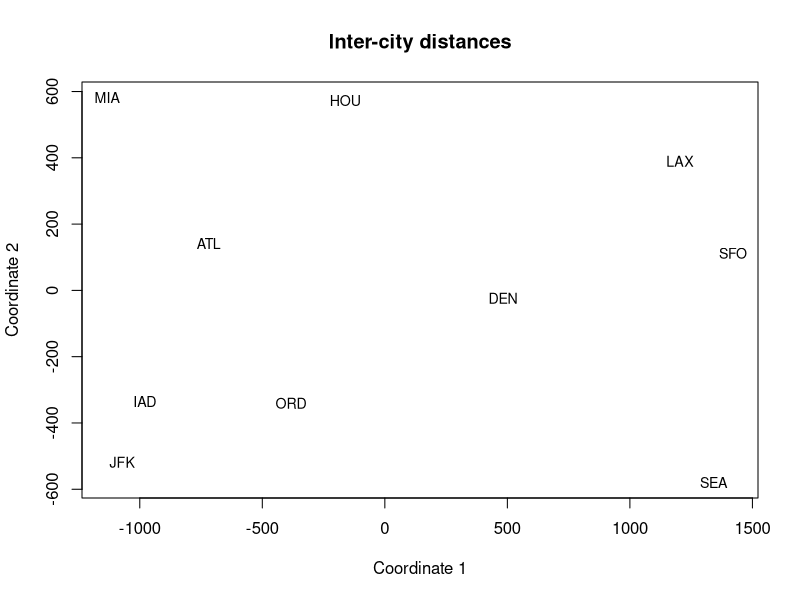
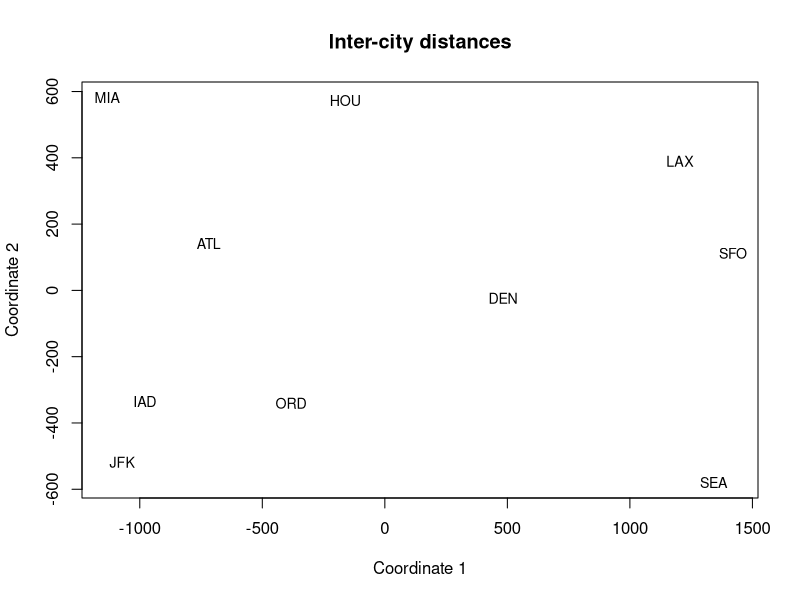
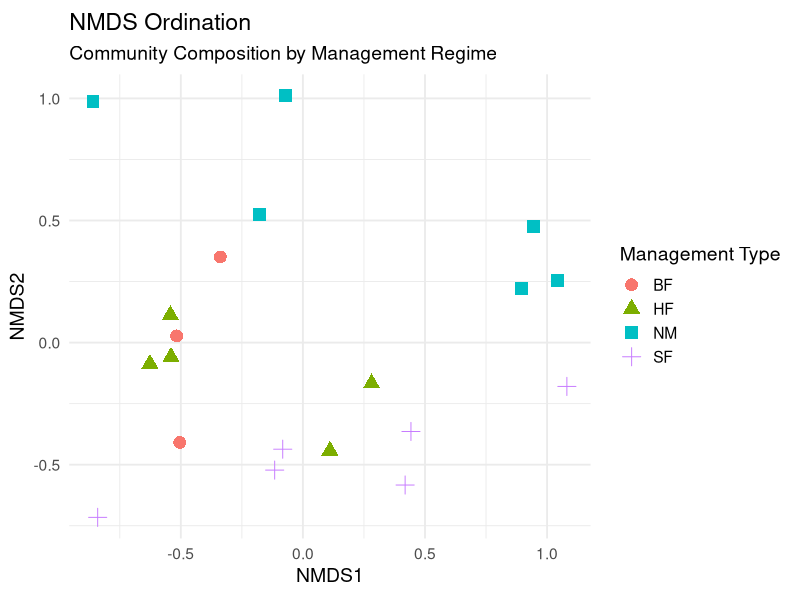
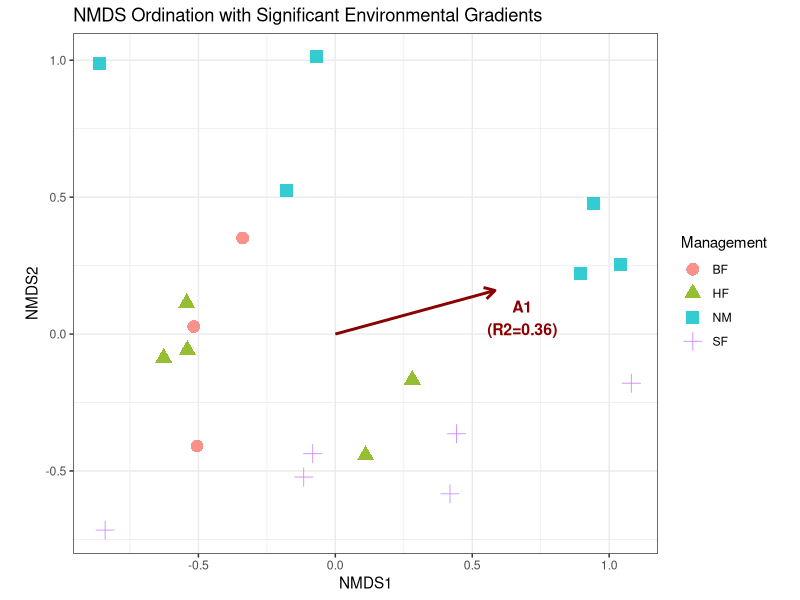
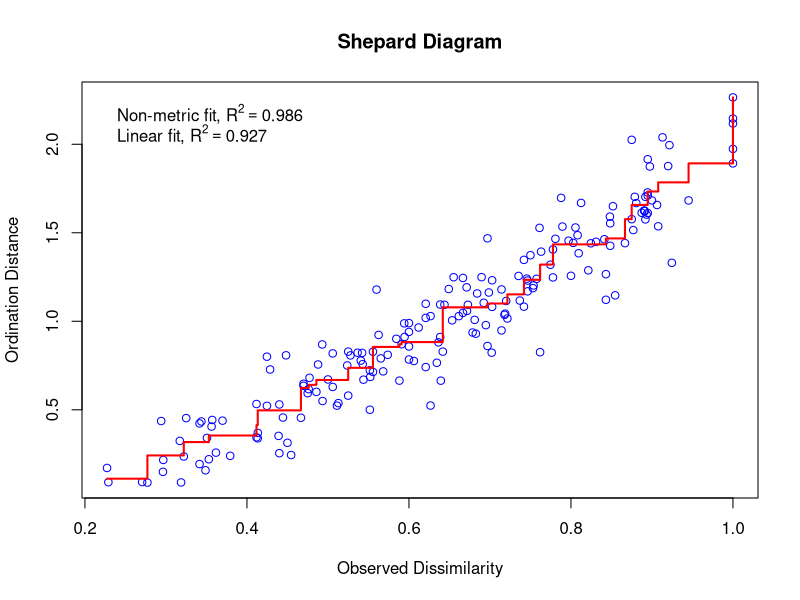
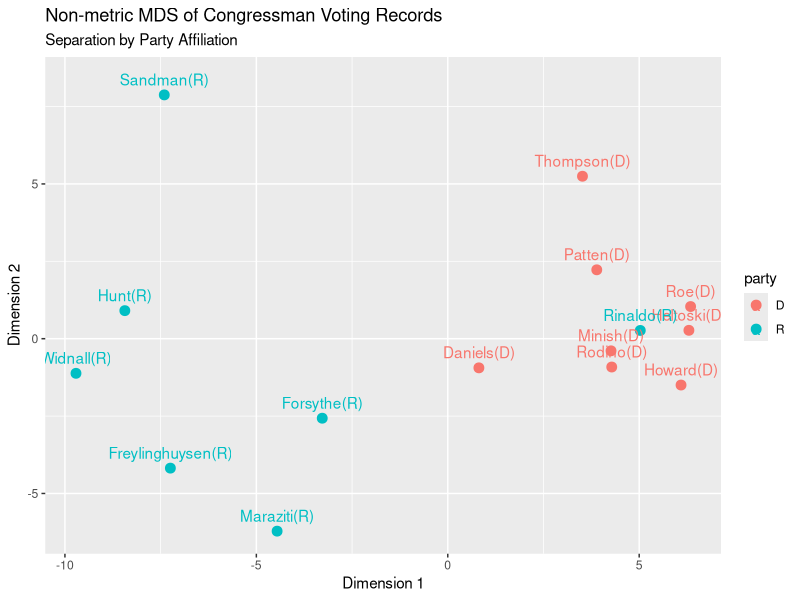
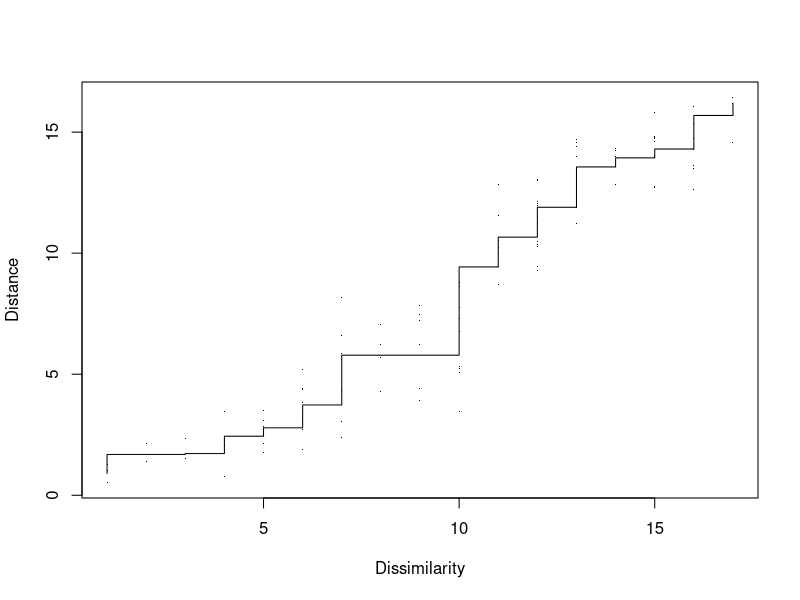

Source code (R) for these figures, in order:
## ---- chunk 1
# Preload some packages
knitr::opts_chunk$set(echo = TRUE, message=FALSE)
library(tidyverse)
library(reshape2)
library(dplyr)

## ---- chunk 2
#| code-summary: "R Code: Motivating Example: Airline Distances"
#| label: mds-motivation-airline
#| code-fold: false
# Motivating Example: Airline Distances
## Corrected airline distances (ATL–SEA = 2180)
cities <- c("ATL","ORD","DEN","HOU","LAX","MIA","JFK","SFO","SEA","IAD")
D <- matrix(c(
  0,587,1212,701,1936,604,748,2139,2180,543,
  587,0,920,940,1745,1188,713,1858,1737,597,
  1212,929,0,879,831,1726,1631,949,1021,1494,
  701,940,879,0,1374,968,1420,1645,1891,1220,
  1936,1745,831,1374,0,2339,2451,347,959,2300,
  604,1188,1726,968,2339,0,1092,2594,2734,923,
  748,713,1631,1420,2451,1092,0,2571,2408,205,
  2139,1858,949,1645,347,2594,2571,0,678,2442,
  2180,1737,1021,1891,959,2734,2408,678,0,2329,
  543,597,1494,1220,2300,923,205,2442,2329,0
), nrow=10, byrow=TRUE, dimnames=list(cities, cities))

## ---- chunk 3

#D <- as.dist(D)

fit <- cmdscale(D, k=2, eig=TRUE)

# Quick PM criteria to quantify "how 2D" the structure is
eig <- fit$eig
PM1 <- cumsum(abs(eig))/sum(abs(eig))
PM2 <- cumsum(eig^2)/sum(eig^2)
#round(data.frame(m = 1:10, PM1 = PM1[1:10], PM2 = PM2[1:10]), 3)

X2 <- fit$points
plot(X2, type="n", xlab="Coordinate 1", ylab="Coordinate 2", main="Inter-city distances")
text(X2, labels = rownames(X2), cex = 0.85)

## ---- chunk 4
#| code-fold: false
#| code-summary: "Airline Distances"
## Corrected airline distances (ATL–SEA = 2180)
cities <- c("ATL","ORD","DEN","HOU","LAX","MIA","JFK","SFO","SEA","IAD")
D <- matrix(c(
  0,587,1212,701,1936,604,748,2139,2180,543,
  587,0,920,940,1745,1188,713,1858,1737,597,
  1212,929,0,879,831,1726,1631,949,1021,1494,
  701,940,879,0,1374,968,1420,1645,1891,1220,
  1936,1745,831,1374,0,2339,2451,347,959,2300,
  604,1188,1726,968,2339,0,1092,2594,2734,923,
  748,713,1631,1420,2451,1092,0,2571,2408,205,
  2139,1858,949,1645,347,2594,2571,0,678,2442,
  2180,1737,1021,1891,959,2734,2408,678,0,2329,
  543,597,1494,1220,2300,923,205,2442,2329,0
), nrow=10, byrow=TRUE, dimnames=list(cities, cities))
## ---- chunk 5
#| code-fold: false
#| code-summary: "R Code: Classic MDS via `cmdscale`"
fit = cmdscale(d=D, k=2, eig=TRUE)
print(fit)
## ---- chunk 6
#| code-fold: true
#| code-summary: "Visualize the scores"

X2 <- fit$points
plot(X2, type="n", xlab="Coordinate 1", ylab="Coordinate 2", main="Inter-city distances")
text(X2, labels = rownames(X2), cex = 0.85)

## ---- chunk 7
#| code-fold: false
library(vegan)
data(dune)
data(dune.env)
head(dune)
head(dune.env)
## ---- chunk 8
#| code-fold: false
#| code-summary: "Non-metric MDS with Bray-Curtis"
set.seed(4570) 
library(vegan)
library(ggplot2)
library(tibble)
fit1 = metaMDS(
  comm = dune, 
  distance = "bray", 
  k = 2
)

## ---- chunk 9
#| code-fold: false
print(fit1)
## ---- chunk 10
#| code-fold: false
#| code-summary: "Extract scores"

# Extract NMDS site coordinates directly
site_coords = as.data.frame(
  vegan::scores(fit1, display = "sites"))
site_coords = site_coords %>% 
  tibble::rownames_to_column(var = "Site")
meta_data = dune.env %>%
  rownames_to_column(var = "Site") %>%
  select(Site, Management)

site_scores = left_join(site_coords, meta_data, by = "Site")

head(site_scores)
## ---- chunk 11
#| code-fold: true
#| code-summary: "Visualize scores"
#| fig-cap: "Sites closer together have more similar plant species composition (Bray-Curtis)"
#| fig-align: "center"
ggplot(site_scores, 
       aes(x = NMDS1, y = NMDS2)) +
    geom_point(
      aes(color = Management, shape = Management), size = 4) +
    labs(
      title = "NMDS Ordination",
      subtitle ="Community Composition by Management Regime") +
    scale_color_discrete(name = "Management Type") +
    scale_shape_discrete(name = "Management Type") +
    theme_minimal(base_size = 14) +
    coord_fixed() 

## ---- chunk 12
# we only look at how the scores would change according to 
# moisture, A1, and management
fit.env <- envfit(
  fit1 ~ Moisture + A1 + Management, 
  data = dune.env, 
  permutations = 999
)

df = as.data.frame(
  vegan::scores(fit.env, display="vectors")) %>%
  rownames_to_column(var = "Environmental_Factor")
df1 = df %>% 
mutate(
    R2 = fit.env$vectors$r, 
    p_value = fit.env$vectors$`pvals`
  ) %>%
  mutate(
    NMDS1_Scaled = NMDS1 * R2,
    NMDS2_Scaled = NMDS2 * R2
  ) %>%
  filter(p_value <= 0.05)


## ---- chunk 13
ggplot(site_scores, 
       aes(x = NMDS1, y = NMDS2)) +
  geom_point(
    aes(color = Management, shape = Management), 
    size = 4, 
    alpha = 0.8
  ) +
  geom_segment(
    data = df1,
    aes(x = 0, y = 0, xend = NMDS1, yend = NMDS2),
    arrow = arrow(length = unit(0.3, "cm")), 
    color = "darkred",
    linewidth = 1
  ) +
  geom_text(
    data = df1, 
    aes(x = NMDS1, y = NMDS2, 
        label = paste0(Environmental_Factor, "\n(R2=", round(R2, 2), ")")), 
    color = "darkred",
    size = 4, 
    nudge_x = 0.1, 
    nudge_y = -0.1,
    fontface = "bold"
  ) +
    labs(title = "NMDS Ordination with Significant Environmental Gradients") +
  theme_bw() +
  coord_fixed() 
## ---- chunk 14
#| code-fold: false
#| code-summary: "Strain"

# Recall the air distance example
fit = cmdscale(d=D, k=2, eig=TRUE)
eig <- fit$eig
pm1 <- cumsum(abs(eig)) / sum(abs(eig))
pm2 <- cumsum(eig^2) / sum(eig^2)
data.frame(m = seq_along(eig), PM1 = pm1, PM2 = pm2)[1:5, ]

## ---- chunk 15
#| code-summary: "Stress"
#| code-fold: false

# Recal the dune data example 
fit1$stress

## ---- chunk 16
#| code-summary: "Shepard Diagram"
#| code-fold: false

stressplot(fit1, 
           main = "Shepard Diagram",
           lwd = 2)

## ---- chunk 17
#| code-summary: "R Code: House Voting Data"
repnames <- c("Hunt(R)","Sandman(R)","Howard(D)",
              "Thompson(D)","Freylinghuysen(R)",
              "Forsythe(R)","Widnall(R)","Roe(D)",
              "Heltoski(D)","Rodino(D)",
              "Minish(D)","Rinaldo(R)","Maraziti(R)",
              "Daniels(D)","Patten(D)")

repvote <- matrix(c(
  0, 8,15,15,10, 9, 7,15,16,14,15,16, 7,11,13,
  8, 0,17,12,13,13,12,16,17,15,16,17,13,12,16,
 15,17, 0, 9,16,12,15, 5, 5, 6, 5, 4,11,10, 7,
 15,12, 9, 0,14,12,13,10, 8, 8, 8, 6,15,10, 7,
 10,13,16,14, 0, 8, 9,13,14,12,12,12,10,11,11,
  9,13,12,12, 8, 0, 7,12,11,10, 9,10, 6, 6,10,
  7,12,15,13, 9, 7, 0,17,16,15,14,15,10,11,13,
 15,16, 5,10,13,12,17, 0, 4, 5, 5, 3,12, 7, 6,
 16,17, 5, 8,14,11,16, 4, 0, 3, 2, 1,13, 7, 5,
 14,15, 6, 8,12,10,15, 5, 3, 0, 1, 2,11, 4, 6,
 15,16, 5, 8,12, 9,14, 5, 2, 1, 0, 1,12, 5, 5,
 16,17, 4, 6,12,10,15, 3, 1, 2, 1, 0,12, 6, 4,
  7,13,11,15,10, 6,10,12,13,11,12,12, 0, 9,13,
 11,12,10,10,11, 6,11, 7, 7, 4, 5, 6, 9, 0, 9,
 13,16, 7, 7,11,10,13, 6, 5, 6, 5, 4,13, 9, 0
), nrow=15, byrow=TRUE, dimnames=list(repnames, repnames))

D <- as.dist(repvote)

## ---- chunk 18
#| code-summary: "R Code: Non-metric MDS"
library(MASS)
nm <- isoMDS(D) # 2D by default
head(nm$points)
## ---- chunk 19
#| code-summary: "R Code: Check Stress"
nm$stress
## ---- chunk 20
#| code-summary: "R Code: Visualization"
df.nm = as_tibble(nm$points, 
                  .name_repair ="unique")
colnames(df.nm) = c("Dim1", "Dim2")
df.nm$id = rownames(nm$points)

# Extract party from the congressman names
df.nm = df.nm %>%
  mutate(party = 
           str_extract(id, "\\(R\\)|\\(D\\)")) %>%
  mutate(party = str_remove_all(party, "[()]")
         )

ggplot(df.nm, 
       aes(x = Dim1, y = Dim2, 
           label = id, color = party)) +
  geom_point(size = 3) +
  geom_text(nudge_y = 0.5) +
  labs(
    title = "Non-metric MDS of Congressman Voting Records",
    subtitle = "Separation by Party Affiliation",
    x = "Dimension 1",
    y = "Dimension 2"
  ) 
## ---- chunk 21
#| code-summary: "R Code: Shepard diagram"
sh <- MASS::Shepard(D, nm$points)
plot(sh, pch=".", xlab="Dissimilarity", ylab="Distance")
lines(sh$x, sh$yf, type="S")

